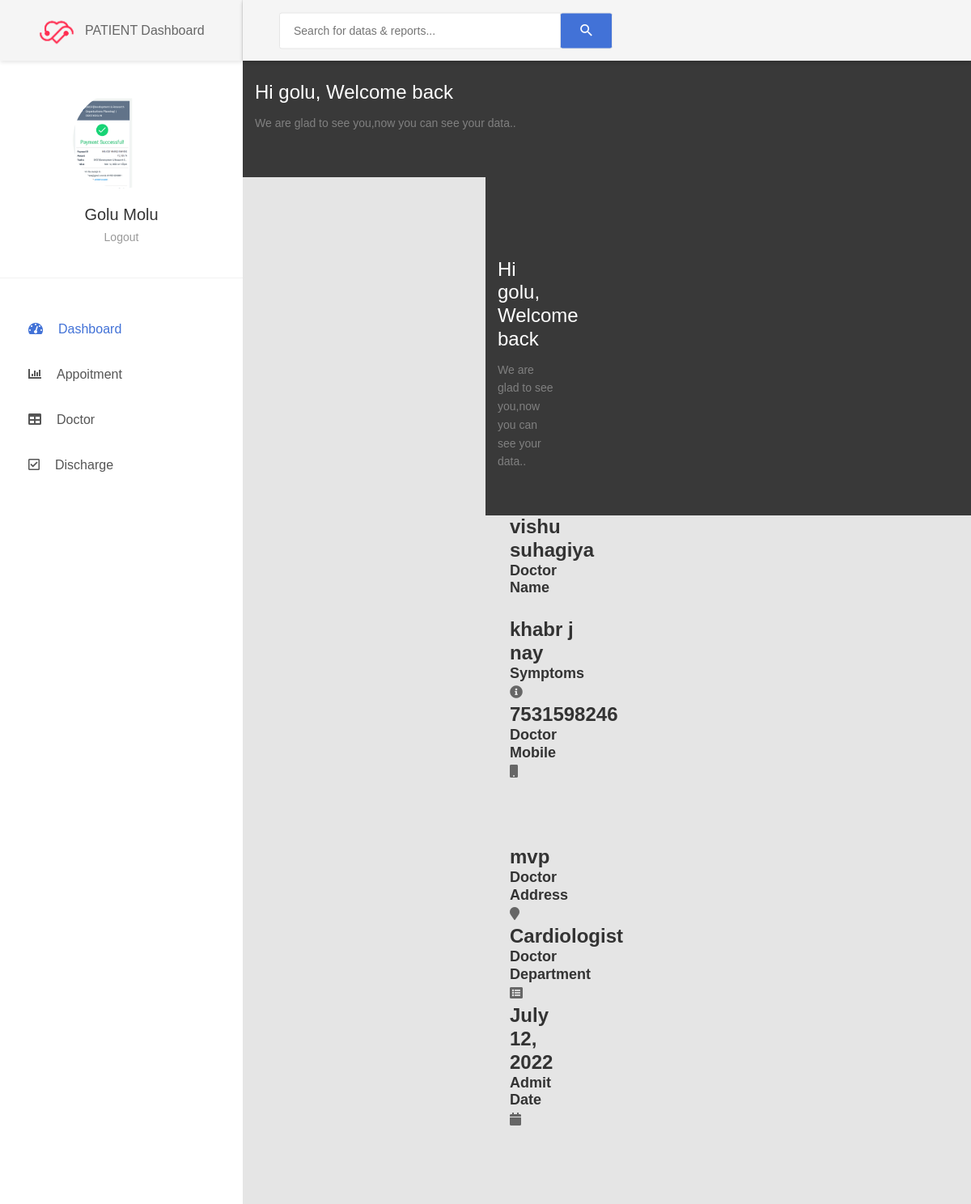
/patient_dashboard (signed in), run on the app's committed database.
### home/models.py (models this page shows, shortened)
class Patient(models.Model):
    user = models.OneToOneField(User, on_delete=models.CASCADE)
    profile_pic = models.ImageField(
        upload_to='profile_pic/PatientProfilePic/', null=True, blank=True)
    address = models.CharField(max_length=40)
    mobile = models.CharField(max_length=20, null=False)
    symptoms = models.CharField(max_length=100, null=False)
    assignedDoctorId = models.PositiveIntegerField(null=True)
    admitDate = models.DateField(auto_now=True)
    status = models.BooleanField(default=False)
    @property
    def get_name(self):
        return self.user.first_name+" "+self.user.last_name

class Doctor(models.Model):
    user = models.OneToOneField(User, on_delete=models.CASCADE)
    profile_pic = models.ImageField(
        upload_to='profile_pic/DoctorProfilePic/', null=True, blank=True)
    address = models.CharField(max_length=40)
    mobile = models.CharField(max_length=20, null=True)
    department = models.CharField(
        max_length=50, choices=departments, default='Cardiologist')
    status = models.BooleanField(default=False)
    exprience = models.IntegerField(null=True)
    @property
    def get_name(self):
        return self.user.first_name+" "+self.user.last_name

### home/views.py (the view)
# urls.py: path('patient_dashboard', views.patient_dashboard, name="patient_dashboard"),
@login_required(login_url='patientlogin')
@user_passes_test(is_patient)
def patient_dashboard(request):
    patient = models.Patient.objects.get(user_id=request.user.id)
    doctor = models.Doctor.objects.get(user_id=patient.assignedDoctorId)
    mydict = {
        'patient': patient,
        'patientname': patient.get_name,
        'doctorName': doctor.get_name,
        'doctorMobile': doctor.mobile,
        'doctorAddress': doctor.address,
        'symptoms': patient.symptoms,
        'doctorDepartment': doctor.department,
        'admitDate': patient.admitDate,
    }
    return render(request, 'patient_dashboard.html', context=mydict)

### home/views.py (called while the page is built)
def is_patient(user):
    return user.groups.filter(name="PATIENT").exists()

### templates/patient_dashboard.html
{% extends 'patient_base.html' %}
{% load static %}
{% block content %}
{%include 'patient_dashboard_card.html'%}
{% endblock content %}

### templates/patient_base.html (shortened to what this page needs)
{% load static %}
<!DOCTYPE html>
<html lang="en">
<head>
    <link href="{% static '/css/font-face.css' %}" rel="stylesheet" media="all">
    <link href="{% static '/vendor/font-awesome-4.7/css/font-awesome.min.css' %}" rel="stylesheet" media="all">
    <link href="{% static '/vendor/font-awesome-5/css/fontawesome-all.min.css' %}" rel="stylesheet" media="all">
    <link href="{% static '/vendor/mdi-font/css/material-design-iconic-font.min.css' %}" rel="stylesheet" media="all">
    <link href="{% static '/vendor/bootstrap-4.1/bootstrap.min.css' %}" rel="stylesheet" media="all">
    <link href="{% static '/vendor/bootstrap-progressbar/bootstrap-progressbar-3.3.4.min.css' %}" rel="stylesheet" media="all">
    <link href="{% static '/vendor/wow/animate.css" rel="stylesheet' %}" media="all">
    <link href="{% static '/vendor/css-hamburgers/hamburgers.min.css' %}" rel="stylesheet" media="all">
    <link href="{% static '/vendor/slick/slick.css" rel="stylesheet' %}" media="all">
    <link href="{% static '/vendor/select2/select2.min.css" rel="stylesheet' %}" media="all">
    <link href="{% static '/vendor/perfect-scrollbar/perfect-scrollbar.css' %}" rel="stylesheet" media="all">
    <link href="{% static '/css/theme.css' %}" rel="stylesheet" media="all">
</head>
<body class="animsition">
    <div class="page-wrapper">
        <aside class="menu-sidebar d-none d-lg-block">
            <div class="logo">
                <a href="#">
                    <img src="{% static 'logo.png' %}" alt="logo" width="70" height="50"
                        class="d-inline-block align-text-top" />
                </a>
                PATIENT Dashboard
            </div>
            <div class="menu-sidebar__content js-scrollbar1">
                <div class="account2">
                    <div class="image img-cir img-120">
                        <img src="{% static patient.profile_pic.url %}" alt="Profile Pic" />
                    </div>
                    <h4 class="name">{{patient.get_name}}</h4>
                    <a href="{% url 'logout' %}">Logout</a>
                </div>
                <nav class="navbar-sidebar">
                    <ul class="list-unstyled navbar__list">
                        <li class="active has-sub">
                            <a class="js-arrow" href="{% url 'patient_dashboard' %}">
                                <i class="fas fa-tachometer-alt"></i>Dashboard</a>
                        </li>
                        <li>
                            <a href="{% url 'patient_appointment' %}">
                                <i class="fas fa-chart-bar"></i>Appoitment</a>
                        </li>
                        <li>
                            <a href="{% url 'patient_doctor' %}">
                                <i class="fas fa-table"></i>Doctor</a>
                        </li>
                        <li>
                            <a href="{% url 'patient_discharge' %}">
                                <i class="far fa-check-square"></i>Discharge</a>
                        </li>
                    </ul>
                </nav>
            </div>
        </aside>
        <div class="page-container">
            <header class="header-desktop">
                <div class="section__content section__content--p30">
                    <div class="container-fluid">
                        <div class="header-wrap">
                            <form class="form-header" action="" method="POST">
                                <input class="au-input au-input--xl" type="text" name="search"
                                    placeholder="Search for datas &amp; reports..." />
                                <button class="au-btn--submit" type="submit">
                                    <i class="zmdi zmdi-search"></i>
                                </button>
                            </form>
                        </div>
                    </div>
                </div>
            </header>
            <section class="welcome2 p-t-40 p-b-55">
                <div class="container">
                    <div class="row">
                        <div class="col-md-12">
                            <div class="welcome2-inner m-t-60">
                                <div class="welcome2-greeting">
                                    <h1 class="title-6">Hi
                                        <span>{{request.user.first_name}}</span>, Welcome back
                                    </h1>
                                    <p>We are glad to see you,now you can see your data..</p>
                                </div>
                            </div>
                        </div>
                    </div>
                </div>
            </section>
            {% block content %}
            {% endblock content %}
        </div>
    </div>
</body>
</html>

### templates/patient_dashboard_card.html (shortened to what this page needs)
{% extends 'patient_base.html' %}
{% load static %}
{% block content %}
<body>
    <div class="market-updates">
      <div class="col-md-4 market-update-gd">
        <div class="market-update-block clr-block-1">
          <div class="col-md-8 market-update-left">
            <h3>{{doctorName}}</h3>
            <h4>Doctor Name</h4>
          </div>
          <div class="col-md-4 market-update-right">
          </div>
        </div>
      </div>
      <div class="col-md-4 market-update-gd">
        <div class="market-update-block clr-block-2">
          <div class="col-md-8 market-update-left">
            <h3>{{symptoms}}</h3>
            <h4>Symptoms</h4>
          </div>
          <div class="col-md-4 market-update-right">
            <i class="fa fa-info-circle"></i>
          </div>
        </div>
      </div>
      <div class="col-md-4 market-update-gd">
        <div class="market-update-block clr-block-3">
          <div class="col-md-8 market-update-left">
            <h3>{{doctorMobile}}</h3>
            <h4>Doctor Mobile</h4>
          </div>
          <div class="col-md-4 market-update-right">
            <i class="fa fa-mobile" aria-hidden="true"></i>
          </div>
        </div>
      </div>
    </div>
    <br><br><br>
    <div class="market-updates">
      <div class="col-md-4 market-update-gd">
        <div class="market-update-block clr-block-1">
          <div class="col-md-8 market-update-left">
            <h3>{{doctorAddress}}</h3>
            <h4>Doctor Address</h4>
          </div>
          <div class="col-md-4 market-update-right">
            <i class="fa fa-map-marker"> </i>
          </div>
        </div>
      </div>
      <div class="col-md-4 market-update-gd">
        <div class="market-update-block clr-block-2">
          <div class="col-md-8 market-update-left">
            <h3>{{doctorDepartment}}</h3>
            <h4>Doctor Department</h4>
          </div>
          <div class="col-md-4 market-update-right">
            <i class="fa fa-list-alt"></i>
          </div>
        </div>
      </div>
      <div class="col-md-4 market-update-gd">
        <div class="market-update-block clr-block-3">
          <div class="col-md-8 market-update-left">
            <h3>{{admitDate}}</h3>
            <h4>Admit Date</h4>
          </div>
          <div class="col-md-4 market-update-right">
            <i class="fa fa-calendar-o" aria-hidden="true"></i>
          </div>
        </div>
      </div>
    </div>
  </body>
{% endblock content %}

### data on the page
Patient: profile_pic (picture), get_name "Golu Molu", symptoms "khabr j nay", admitDate "July 12, 2022"
Doctor: mobile "7531598246", address "mvp", department "Cardiologist"

### other printed values
{{ request.user.first_name }} "golu golu"
{{ doctorName }} "vishu suhagiya"
